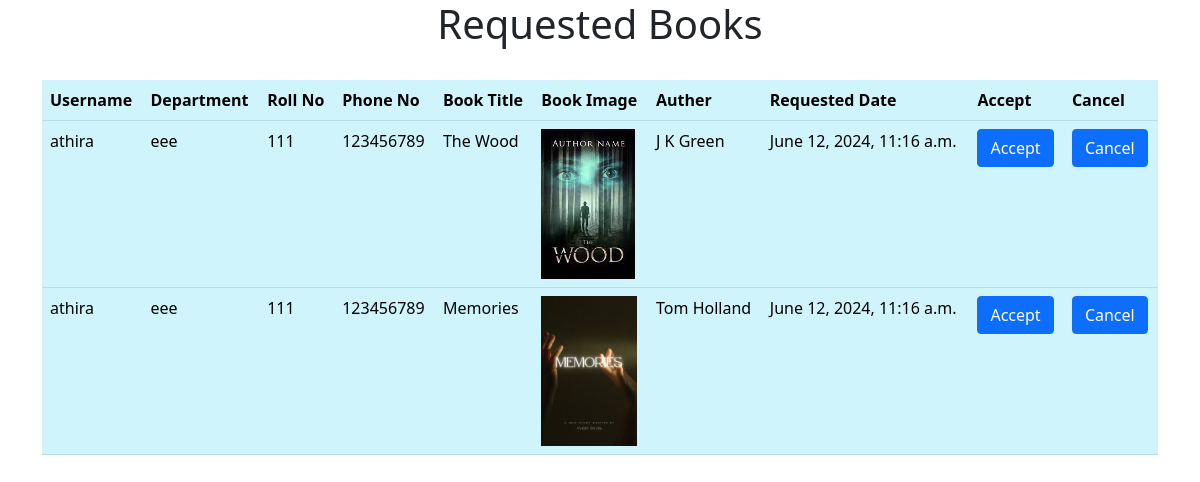
The page /libraryapp/libraryrequestview/ on the database its author committed.
### libraryapp/models.py (models this page shows, shortened)
class BookRequest(models.Model):
    user=models.ForeignKey(StudentDetails,on_delete=models.CASCADE)
    book=models.ForeignKey(LibraryBookDetail,on_delete=models.CASCADE)
    request_date=models.DateTimeField(auto_now_add=True)

class StudentDetails(models.Model):
    user=models.OneToOneField(User,on_delete=models.CASCADE)
    department=models.CharField(max_length=15)
    phone=models.IntegerField()
    roll_no=models.IntegerField()
    register_id=models.CharField(max_length=10)
    college_name=models.CharField(max_length=20)

class LibraryBookDetail(models.Model):
    book_name=models.CharField(max_length=20)
    book_img=models.ImageField(upload_to='image/')
    auther=models.CharField(max_length=20)
    book_id=models.CharField(max_length=10)
    description=models.CharField(max_length=100)
    available_copies=models.IntegerField()

### libraryapp/views.py (the view)
# urls.py: path('libraryrequestview/',LibraryRequestViewStudent.as_view(),name='librequestviewstud'),
class LibraryRequestViewStudent(generic.ListView):
    model = BookRequest
    template_name = 'libraryrequest_view.html'
    context_object_name = 'request_data'

### libraryapp/templates/libraryrequest_view.html (shortened to what this page needs)
<!DOCTYPE html>
<html lang="en">
<head>
    <link href="https://cdn.jsdelivr.net/npm/bootstrap@5.0.2/dist/css/bootstrap.min.css" rel="stylesheet">
</head>
<body>
<div class="container">
    <center>
        <h1 class="text-color:danger">Requested Books</h1>
    <br>
    </center>
    <div class="row">
        <div class="col">
            <table class="table table-info">
                <tr>
                    <th>Username</th>
                    <th>Department</th>
                    <th>Roll No</th>
                    <th>Phone No</th>
                    <th>Book Title</th>
                    <th>Book Image</th>
                    <th>Auther</th>
                    <th>Requested Date</th>
                    <th>Accept</th>
                    <th>Cancel</th>
                </tr>
                {% for i in request_data %}
                <tr>
                    <td>{{i.user.user.username}}</td>
                    <td>{{i.user.department}}</td>
                    <td>{{i.user.roll_no}}</td>
                    <td>{{i.user.phone}}</td>
                    <td>{{i.book.book_name}}</td>
                    <td><img src="{{i.book.book_img.url}}" style="height:150px;width150px;"></td>
                    <td>{{i.book.auther}}</td>
                    <td>{{i.request_date}}</td>
                    <td><a href="http://127.0.0.1:8000/libraryapp/{{i.id}}" class="btn btn-primary">Accept</a></td>
                    <td><a href="http://127.0.0.1:8000/libraryapp/" class="btn btn-primary">Cancel</a></td>
                </tr>
                {% endfor %}
            </table>
        </div>
    </div>
</body>
</html>

### rows shown on the page
BookRequest: user.user.username "athira", user.department "eee", user.roll_no "111", user.phone "123456789", book.book_name "The Wood", book.book_img (picture), book.auther "J K Green", request_date "June 12, 2024, 11:16 a.m."
BookRequest: user.user.username "athira", user.department "eee", user.roll_no "111", user.phone "123456789", book.book_name "Memories", book.book_img (picture), book.auther "Tom Holland", request_date "June 12, 2024, 11:16 a.m."
